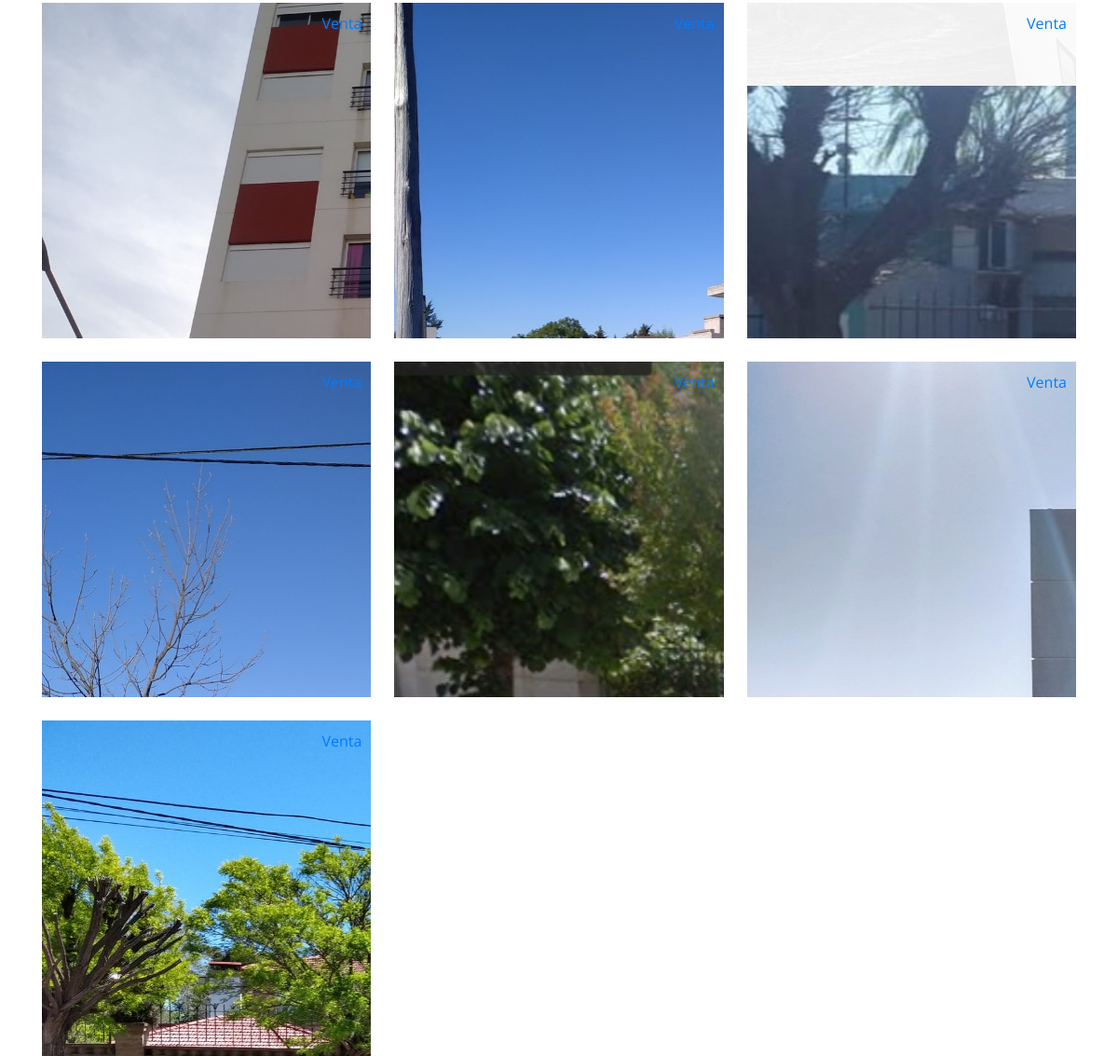
Before: /propiedades.php (lower part) with the older database file.
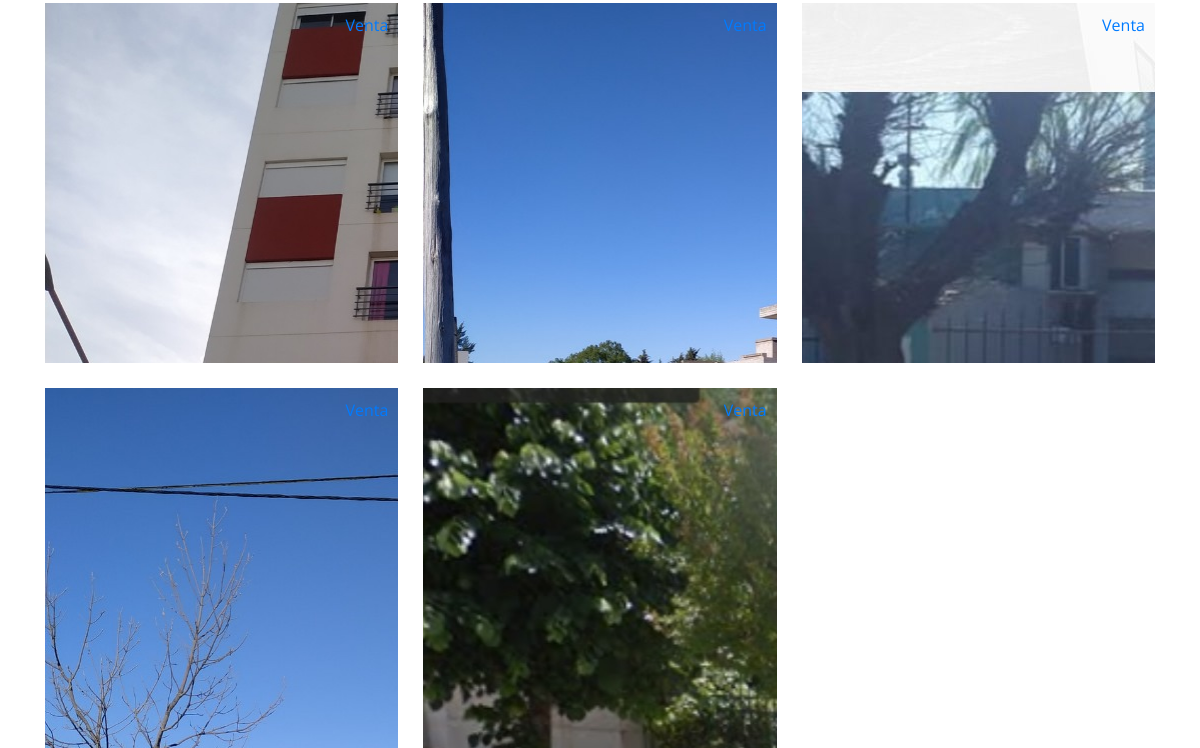
After: the same page with the newer database file.
### tables this page shows
CREATE TABLE `propiedades` (
  `ID_Propiedad` int(11) NOT NULL,
  `Título` varchar(255) NOT NULL,
  `Dirección` varchar(255) NOT NULL,
  `ID_Tipo` tinyint(4) NOT NULL,
  `Piso` tinyint(4) DEFAULT NULL,
  `Departamento` varchar(20) DEFAULT NULL,
  `Descripción` text DEFAULT NULL,
  `Localidad` varchar(255) NOT NULL,
  `Categoría` varchar(255) NOT NULL
);

### propiedades.php (the view, shortened to what this page needs)
<?php
require_once("conexion.php");
if (empty($_GET)) {
	$consulta = $conexionBD->prepare("SELECT propiedades.Título, propiedades.Dirección, tipos_propiedades.Nombre_Tipo AS Tipo, propiedades.Piso, propiedades.Departamento, propiedades.Descripción, propiedades.Localidad, propiedades.Categoría FROM propiedades INNER JOIN tipos_propiedades ON propiedades.ID_Tipo = tipos_propiedades.ID_Tipo WHERE Categoría!='No disponible'");
	$consulta->execute();
	$resultados = $consulta->fetchAll();
}
?>
<!DOCTYPE html>
<html lang="en">
<head>
	<link rel="stylesheet" href="https://stackpath.bootstrapcdn.com/bootstrap/4.5.2/css/bootstrap.min.css">
	<link href='https://cdn.jsdelivr.net/npm/boxicons@2.0.5/css/boxicons.min.css' rel='stylesheet'>
	<link rel="stylesheet" href="css/master.css">
	<link rel="stylesheet" href="css/propiedades.css">
</head>
<body>
	<section class="propiedades">
		<div class="container">
		<?php foreach ($resultados as $resultado => $propiedad): ?>
			<div class="propiedad">
				<a class="cat" href="<?php echo 'propiedades.php?cat=' . $propiedad['Categoría']; ?>">
					<?php echo $propiedad['Categoría']; ?>
				</a>
				<div class="back" style="background: url('imgs/propiedades/<?php echo $propiedad['Título']; ?>/<?php echo scandir("imgs/propiedades/{$propiedad['Título']}")[2]; ?>');"></div>
			</div>
		<?php endforeach; ?>
		</div>
	</section>
</body>
</html>

### css/master.css (style rules this page uses)
html { font-size: 16px; scroll-behavior: smooth; }
html * { -webkit-box-sizing: border-box; box-sizing: border-box; padding: 0; margin: 0; font-family: 'Open Sans', sans-serif; }
body { background-color: white; }

### css/propiedades.css (style rules this page uses)
.propiedades .container { display: -ms-grid; display: grid; -webkit-box-pack: center; -ms-flex-pack: center; justify-content: center; -ms-grid-column-align: center; justify-self: center; grid-gap: 25px; -ms-grid-columns: 1fr; grid-template-columns: 1fr; }
.propiedades .container .propiedad { height: 360px; background-color: teal; position: relative; overflow: hidden; }
.propiedades .container .propiedad .back { height: calc((100vw - 30px) * 2 / 3); width: 100%; background-position: center; background-size: cover; background-repeat: no-repeat; -webkit-transition: 0.3s ease-out; transition: 0.3s ease-out; }
.propiedades .container .propiedad .cat { position: absolute; right: 10px; top: 10px; }
@media only screen and (min-width: 1200px) { .propiedades .container { -ms-grid-columns: (1fr)[3]; grid-template-columns: repeat(3, 1fr); } }

Changed rows visible on the page:
removed propiedades: Categoría "Venta", Título (picture)
removed propiedades: Categoría "Venta", Título (picture)
